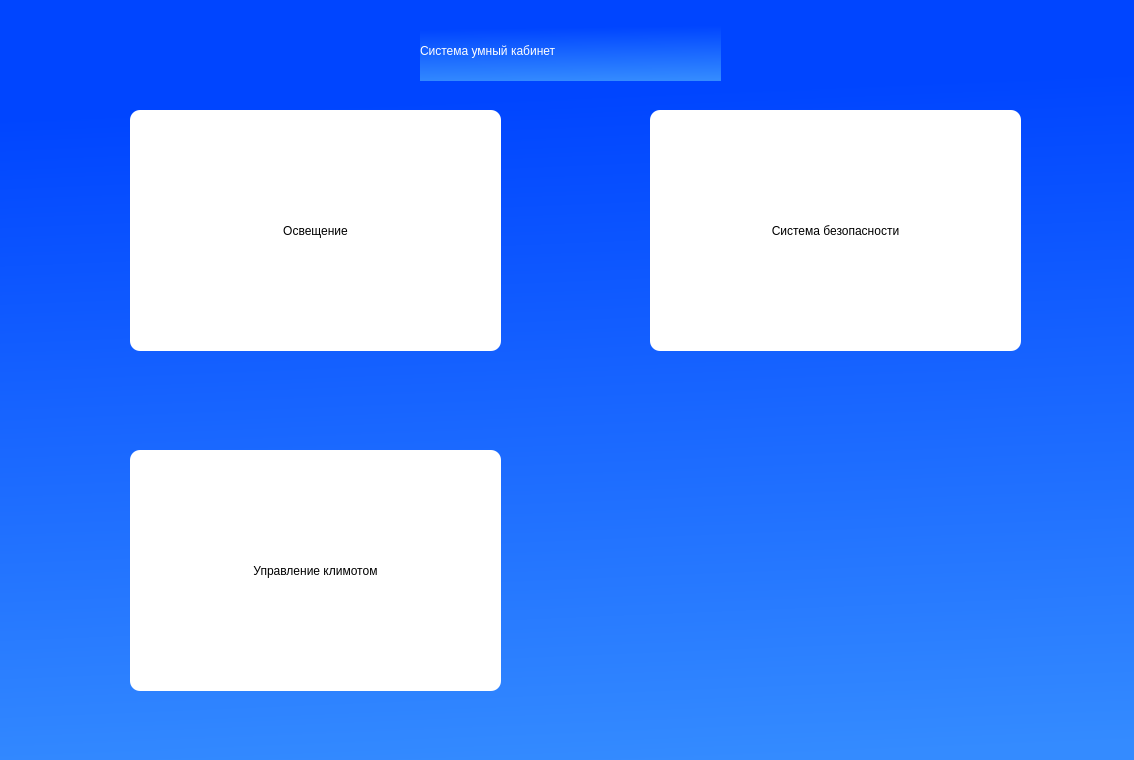
<?xml version="1.0" encoding="UTF-8"?>
<ui version="4.0">
 <class>MainWindow</class>
 <widget class="QMainWindow" name="MainWindow">
  <property name="geometry">
   <rect>
    <x>0</x>
    <y>0</y>
    <width>1134</width>
    <height>760</height>
   </rect>
  </property>
  <property name="windowTitle">
   <string>MainWindow</string>
  </property>
  <property name="styleSheet">
   <string notr="true">background-color: qlineargradient(spread:pad, x1:0.563, y1:0.119318, x2:0.619, y2:1, stop:0 rgba(0, 69, 255, 255), stop:1 rgba(52, 139, 255, 255));</string>
  </property>
  <widget class="QWidget" name="centralwidget">
   <widget class="QToolButton" name="infotButton">
    <property name="geometry">
     <rect>
      <x>130</x>
      <y>110</y>
      <width>371</width>
      <height>241</height>
     </rect>
    </property>
    <property name="styleSheet">
     <string notr="true">background-color: rgb(255, 255, 255);
border-radius:10px;
font: 20pt &quot;MS Shell Dlg 2&quot;;</string>
    </property>
    <property name="text">
     <string>Освещение</string>
    </property>
   </widget>
   <widget class="QLabel" name="title">
    <property name="geometry">
     <rect>
      <x>420</x>
      <y>20</y>
      <width>301</width>
      <height>61</height>
     </rect>
    </property>
    <property name="styleSheet">
     <string notr="true">font: 20pt &quot;MS Shell Dlg 2&quot;;
color: rgb(255, 255, 255);</string>
    </property>
    <property name="text">
     <string>Система умный кабинет</string>
    </property>
   </widget>
   <widget class="QToolButton" name="infotButton_2">
    <property name="geometry">
     <rect>
      <x>650</x>
      <y>110</y>
      <width>371</width>
      <height>241</height>
     </rect>
    </property>
    <property name="styleSheet">
     <string notr="true">background-color: rgb(255, 255, 255);
border-radius:10px;
font: 20pt &quot;MS Shell Dlg 2&quot;;</string>
    </property>
    <property name="text">
     <string>Система безопасности</string>
    </property>
   </widget>
   <widget class="QToolButton" name="infotButton_3">
    <property name="geometry">
     <rect>
      <x>130</x>
      <y>450</y>
      <width>371</width>
      <height>241</height>
     </rect>
    </property>
    <property name="styleSheet">
     <string notr="true">background-color: rgb(255, 255, 255);
border-radius:10px;
font: 20pt &quot;MS Shell Dlg 2&quot;;</string>
    </property>
    <property name="text">
     <string>Управление климотом</string>
    </property>
   </widget>
  </widget>
 </widget>
 <resources/>
 <connections/>
</ui>
